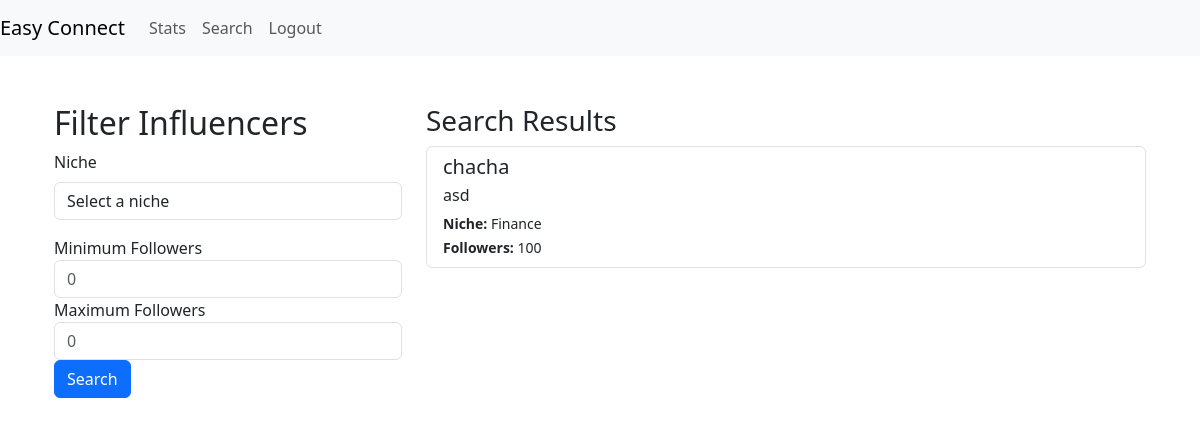
/influencer_search (signed in), run on an earlier commit of the app's database.
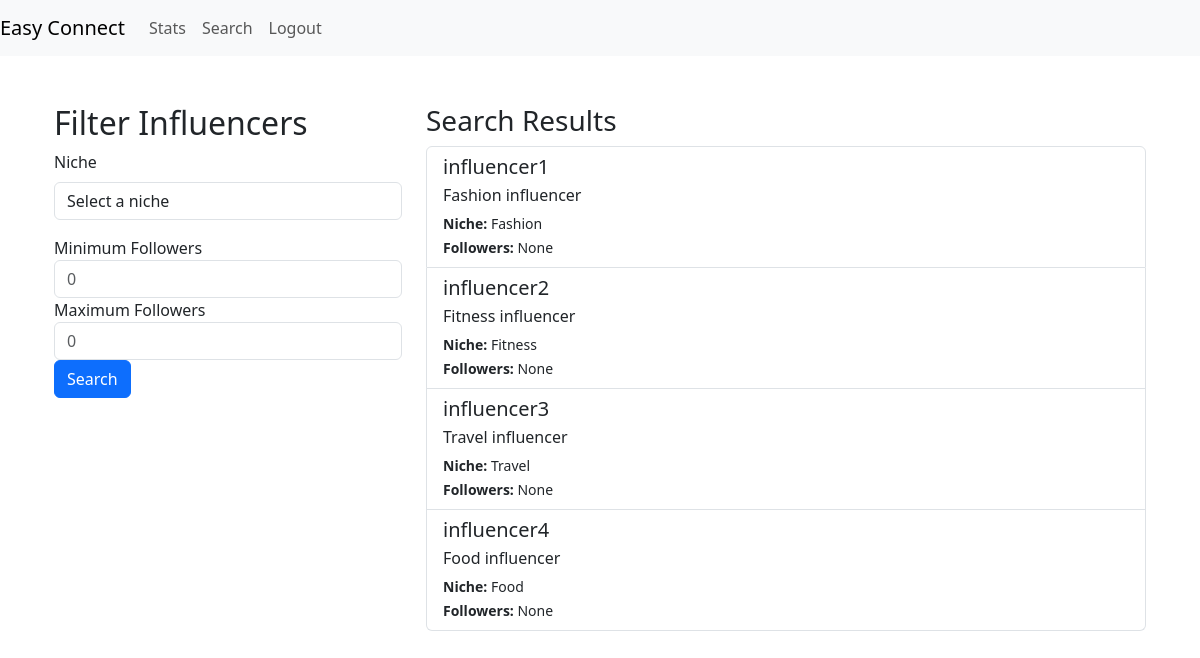
And on a later commit of the database.
### models.py (models this page shows)
class InfluencerProfile(db.Model):
    __tablename__ = 'influencer_profile'
    influencer_id = db.Column(db.Integer, primary_key=True, autoincrement=True)
    id = db.Column(db.Integer, db.ForeignKey('user.id'), nullable=False)
    name = db.Column(db.String(64), nullable=True)
    niche = db.Column(db.String(32))
    followers = db.Column(db.Integer)
    bio = db.Column(db.String(256))
    user = db.relationship('User', backref=db.backref('influencer_profiles', lazy=True))

class User(db.Model):
    __tablename__ = 'user'
    id = db.Column(db.Integer, primary_key=True, autoincrement=True)
    role_id = db.Column(db.Integer, db.ForeignKey('user_role.role_id'), nullable=False)
    username = db.Column(db.String(32), nullable=False, unique=True)
    email_id = db.Column(db.String(64), unique=True, nullable=False)
    password = db.Column(db.String(64), nullable=False)
    is_flagged = db.Column(db.Boolean ,default=False)
    role = db.relationship('UserRole', backref=db.backref('users', lazy=True))

### routes.py (the view, shortened to what this page needs)
@app.route('/influencer_search', methods=['GET', 'POST'])
@auth_rep
def sponsor_search():  # will be used by sponsors and admin to search influencers
    if session['role_id'] == 1:
        query = InfluencerProfile.query
    else:
       query = InfluencerProfile.query.join(User).filter(User.is_flagged == False)
    search_results = query.all()
    return render_template('influencer_search.html', search_results=search_results)

### routes.py (called while the page is built)
def auth_rep(func):
    @wraps(func)
    def inner(*args,**kwargs):
        if 'user_id' in session:
            user = User.query.get(session['user_id'])
            if user.is_flagged:
                flash('Your account is flagged and cannot perform this action.', 'error')
                return redirect(url_for('login'))
            return func(*args,**kwargs)
        else:
            flash('You are not logged in,Please login to proceed','error')
            return redirect(url_for('login'))
    return inner

### templates/influencer_search.html (shortened to what this page needs)
{% extends 'layout.html' %}
{% block content %}
<div class="container">
    <div class="row">
        <div class="col-md-4">
            <h2>Filter Influencers</h2>
            <form action="{{ url_for('sponsor_search') }}" method="POST">
                <div class="mb-3">
                    <label for="niche" class="form-label">Niche</label>
                    <select id="niche" name="niche" class="form-control">
                        <option value="" disabled selected>Select a niche</option>
                    </select>
                </div>
                <div class="form-group">
                    <label for="min_followers">Minimum Followers</label>
                    <input type="number" name="min_followers" id="min_followers" class="form-control" placeholder="0">
                </div>
                <div class="form-group">
                    <label for="max_followers">Maximum Followers</label>
                    <input type="number" name="max_followers" id="max_followers" class="form-control" placeholder="0">
                </div>
                <button type="submit" class="btn btn-primary">Search</button>
            </form>
        </div>
        <div class="col-md-8">
            <h3>Search Results</h3>
            <div class="list-group">
                {% if search_results %}
                    {% for influencer in search_results %}
                        <a href="{{ url_for('view_profile', user_id=influencer.id) }}" class="list-group-item list-group-item-action">
                            <h5 class="mb-1">{{ influencer.user.username }}</h5>
                            <p class="mb-1">{{ influencer.bio }}</p>
                            <small><strong>Niche:</strong> {{ influencer.niche }}</small><br>
                            <small><strong>Followers:</strong> {{ influencer.followers }}</small>
                        </a>
                    {% endfor %}
                {% else %}
                    <p>No influencers found matching your criteria.</p>
                {% endif %}
            </div>
        </div>
    </div>
</div>
{% endblock %}

### templates/layout.html (shortened to what this page needs)
<!DOCTYPE html>
<html lang="en">
<head>
    <link href="https://cdn.jsdelivr.net/npm/bootstrap@5.3.3/dist/css/bootstrap.min.css" rel="stylesheet">
</head>
<body>
    {% if 'role_id' in session %}
        {% if session.role_id == 1 %}
            {% include 'nav_admin.html' %}
        {% elif session.role_id == 3 %}
            {% include 'nav_inf.html' %}
        {% elif session.role_id == 2 %}
            {% include 'nav_spon.html' %}
        {% else %}
            {% include 'navbar.html' %}
        {% endif %}
    {% else %}
        {% include 'navbar.html' %}
    {% endif %}
    <div class="container mt-5">
        {% block content %}{% endblock %}
    </div>
</body>
</html>

### templates/nav_admin.html (shortened to what this page needs)
<nav class="navbar navbar-expand-lg navbar-light bg-light">
    <a class="navbar-brand" href="{{ url_for('admin_dashboard') }}">Easy Connect</a>
    <div class="collapse navbar-collapse" id="navbarNav">
        <ul class="navbar-nav">
            <li class="nav-item">
                <a class="nav-link" href="{{ url_for('stats') }}">Stats</a>
            </li>
            <li class="nav-item">
                <a class="nav-link" href="{{ url_for('admin_search') }}">Search</a>
            </li>
            <li class="nav-item">
                <a class="nav-link" href="{{ url_for('logout') }}">Logout</a>
            </li>
        </ul>
    </div>
</nav>

What changed in the data, as far as the page shows it:
removed InfluencerProfile: user.username "chacha", bio "asd", niche "Finance", followers "100"
added InfluencerProfile: user.username "influencer1", bio "Fashion influencer", niche "Fashion", followers "None"
added InfluencerProfile: user.username "influencer2", bio "Fitness influencer", niche "Fitness", followers "None"
added InfluencerProfile: user.username "influencer3", bio "Travel influencer", niche "Travel", followers "None"
added InfluencerProfile: user.username "influencer4", bio "Food influencer", niche "Food", followers "None"
